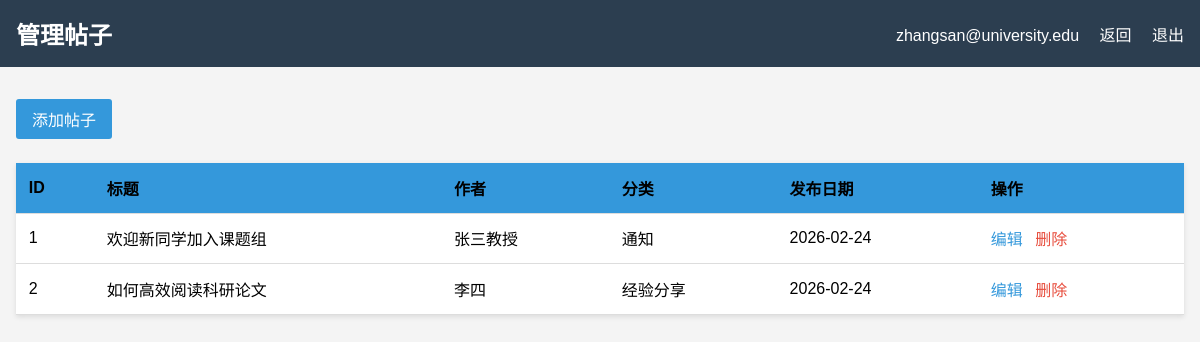
/admin/posts (signed in), run on the app's committed database.
### app.py (models this page shows)
class Post(db.Model):
    id = db.Column(db.Integer, primary_key=True)
    title = db.Column(db.String(200), nullable=False)
    content = db.Column(db.Text, nullable=False)
    author = db.Column(db.String(100), nullable=False)
    post_date = db.Column(db.DateTime, default=datetime.utcnow)
    category = db.Column(db.String(50))

### app.py (the view)
@app.route('/admin/posts')
@login_required
def admin_posts():
    posts = Post.query.all()
    return render_template('admin/posts.html', posts=posts)

### app.py (called while the page is built)
def login_required(f):
    @wraps(f)
    def decorated_function(*args, **kwargs):
        if not session.get('logged_in'):
            flash('请先登录', 'warning')
            return redirect(url_for('login', next=request.url))
        return f(*args, **kwargs)
    return decorated_function

### templates/admin/posts.html (shortened to what this page needs)
<!DOCTYPE html>
<html lang="zh-CN">
<head>
</head>
<body>
    <header class="admin-header">
        <h1>管理帖子</h1>
        <div>
            <span>{{ session.username }}</span>
            <a href="{{ url_for('admin_dashboard') }}">返回</a>
            <a href="{{ url_for('logout') }}">退出</a>
        </div>
    </header>
    <div class="admin-container">
        <div class="toolbar">
            <a href="{{ url_for('admin_post_add') }}" class="btn">添加帖子</a>
        </div>
        <table>
            <thead>
                <tr class="table_title">
                    <th >ID</th>
                    <th>标题</th>
                    <th>作者</th>
                    <th>分类</th>
                    <th>发布日期</th>
                    <th>操作</th>
                </tr>
            </thead>
            <tbody>
                {% for post in posts %}
                <tr>
                    <td>{{ post.id }}</td>
                    <td>{{ post.title }}</td>
                    <td>{{ post.author }}</td>
                    <td>{{ post.category }}</td>
                    <td>{{ post.post_date.strftime('%Y-%m-%d') }}</td>
                    <td class="actions">
                        <a href="{{ url_for('admin_post_edit', id=post.id) }}">编辑</a>
                        <a href="{{ url_for('admin_post_delete', id=post.id) }}" class="delete" onclick="return confirm('确定删除吗？')">删除</a>
                    </td>
                </tr>
                {% endfor %}
            </tbody>
        </table>
    </div>
</body>
</html>

### templates/admin/posts.html (style rules this page uses)
* { margin:0; padding:0; box-sizing:border-box; }
body { font-family: 'Microsoft YaHei', sans-serif; background: #f4f4f4; }
.admin-header { background: #2c3e50; color: white; padding: 1rem; display: flex; justify-content: space-between; align-items: center; }
.admin-header h1 { font-size: 1.5rem; }
.admin-header a { color: white; text-decoration: none; margin-left: 1rem; }
.admin-container { max-width: 1200px; margin: 2rem auto; padding: 0 1rem; }
.toolbar { margin-bottom: 1.5rem; display: flex; justify-content: space-between; align-items: center; }
.btn { background: #3498db; color: white; padding: 0.5rem 1rem; text-decoration: none; border-radius: 3px; display: inline-block; }
table { width: 100%; background: white; border-collapse: collapse; box-shadow: 0 2px 5px rgba(0,0,0,0.1); }
th, td { padding: 0.8rem; text-align: left; border-bottom: 1px solid #ddd; }
th { background: #f2f2f2; }
.actions a { margin-right: 0.5rem; text-decoration: none; color: #3498db; }
.table_title th { background-color: #3498db; }
.actions a.delete { color: #e74c3c; }

### data on the page
Post: id "1", title "欢迎新同学加入课题组", author "张三教授", category "通知", post_date "2026-02-24"
Post: id "2", title "如何高效阅读科研论文", author "李四", category "经验分享", post_date "2026-02-24"

### other printed values
{{ session.username }} "zhangsan@university.edu"
